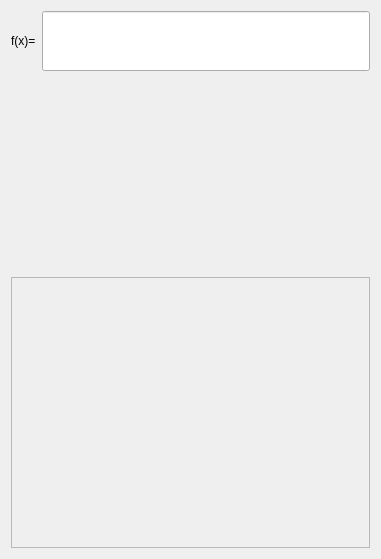
<?xml version="1.0" encoding="UTF-8"?>
<ui version="4.0">
 <class>PageEditPlot</class>
 <widget class="QWidget" name="PageEditPlot">
  <property name="geometry">
   <rect>
    <x>0</x>
    <y>0</y>
    <width>381</width>
    <height>559</height>
   </rect>
  </property>
  <property name="windowTitle">
   <string>PageEditPlot</string>
  </property>
  <layout class="QVBoxLayout" name="verticalLayout">
   <item>
    <layout class="QHBoxLayout" name="horizontalLayout">
     <item>
      <widget class="QLabel" name="label">
       <property name="text">
        <string>f(x)=</string>
       </property>
      </widget>
     </item>
     <item>
      <widget class="InputText" name="lineEdit">
       <property name="minimumSize">
        <size>
         <width>0</width>
         <height>60</height>
        </size>
       </property>
      </widget>
     </item>
    </layout>
   </item>
   <item>
    <spacer name="verticalSpacer">
     <property name="orientation">
      <enum>Qt::Vertical</enum>
     </property>
     <property name="sizeType">
      <enum>QSizePolicy::Preferred</enum>
     </property>
     <property name="sizeHint" stdset="0">
      <size>
       <width>20</width>
       <height>200</height>
      </size>
     </property>
    </spacer>
   </item>
   <item>
    <widget class="ScienceKB" name="frame">
     <property name="sizePolicy">
      <sizepolicy hsizetype="Preferred" vsizetype="Expanding">
       <horstretch>0</horstretch>
       <verstretch>0</verstretch>
      </sizepolicy>
     </property>
     <property name="minimumSize">
      <size>
       <width>0</width>
       <height>200</height>
      </size>
     </property>
     <property name="frameShape">
      <enum>QFrame::StyledPanel</enum>
     </property>
     <property name="frameShadow">
      <enum>QFrame::Raised</enum>
     </property>
    </widget>
   </item>
  </layout>
 </widget>
 <customwidgets>
  <customwidget>
   <class>ScienceKB</class>
   <extends>QFrame</extends>
   <header>KeyBoard/ScienceKB.h</header>
   <container>1</container>
  </customwidget>
  <customwidget>
   <class>InputText</class>
   <extends>QLineEdit</extends>
   <header>InputText/InputText.h</header>
  </customwidget>
 </customwidgets>
 <resources/>
 <connections/>
</ui>
